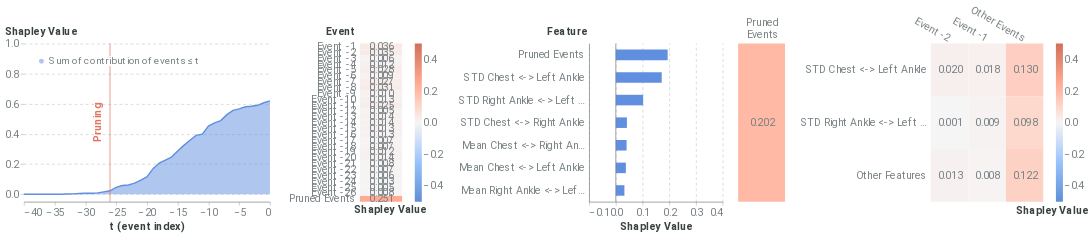

The notebook cell saved with this chart:
### Markdown cell above
### Local Report on positive instance

### Code cell
from timeshap.explainer import local_report
pruning_dict = {'tol': 0.025}
event_dict = {'rs': 42, 'nsamples': 32000}
feature_dict = {'rs': 42, 'nsamples': 32000, 'feature_names': model_features, 'plot_features': plot_feats}
cell_dict = {'rs': 42, 'nsamples': 32000, 'top_x_events': 2, 'top_x_feats': 2}
local_report(f, pos_x_data, pruning_dict, event_dict, feature_dict, cell_dict=cell_dict, entity_uuid=positive_sequence_id, entity_col='all_id', baseline=average_event)

### Figure 1 — Vega-Lite specification as saved in the notebook (floating-point values rounded to 4 significant figures)
{"config": {"axis": {"domain": true, "domainColor": "#798184", "grid": false, "gridColor": "#798184", "gridOpacity": 0.5, "gridDash": [3, 5], "gridWidth": 0.8, "gridCap": "round", "labelPadding": 3, "labelFont": "Roboto", "labelColor": "#798184", "tickSize": 5, "tickColor": "#798184", "tickOpacity": 0.5, "titleColor": "#384140", "titleFont": "Roboto", "titleFontSize": 12}, "axisBand": {"domain": true, "ticks": false, "labelPadding": 7}, "axisY": {"domain": false, "titleAlign": "left", "titleAngle": 0, "titleX": -20, "titleY": -10}, "legend": {"labelColor": "#798184", "labelFontSize": 12, "symbolSize": 40, "titleColor": "#384140", "titleFontSize": 12, "titlePadding": 10, "titleFont": "Roboto", "labelFont": "Roboto"}, "line": {"stroke": "#618FE0", "strokeWidth": 2}, "rule": {"stroke": "#798184"}, "path": {"stroke": "#618FE0", "strokeWidth": 0.5}, "rect": {"fill": "#618FE0"}, "point": {"filled": true, "shape": "circle"}, "shape": {"stroke": "#618FE0"}, "bar": {"fill": "#618FE0", "stroke": null}, "text": {"font": "Roboto", "color": "#384140", "fontSize": 12}, "arc": {"stroke": "#fff", "strokeWidth": 1}, "range": {"category": ["#618FE0", "#50D0B0", "#E17560", "#E8B474", "#D889C4", "#34A3BC", "#A583A4"], "ramp": ["#001854", "#002f72", "#04478e", "#1e5fab", "#4477c5", "#6290e1", "#7ea9fd", "#9ec7ff", "#bde4ff"], "heatmap": ["#001854", "#002f72", "#04478e", "#1e5fab", "#4477c5", "#6290e1", "#7ea9fd", "#9ec7ff", "#bde4ff"], "diverging": ["#003b26", "#006b52", "#1aa082", "#55d5b5", "#f5f5f5", "#ffaa92", "#d16f5b", "#9e392c", "#650200"]}, "title": {"anchor": "start", "fontSize": 20, "color": "#384140", "fontWeight": "bold", "offset": 20, "font": "Roboto", "subtitleColor": "#384140", "subtitleFontSize": 16}, "header": {"labelFontSize": 12, "titleFontSize": 16, "labelColor": "#384140", "titleColor": "#384140", "titleFont": "Roboto", "labelFont": "Roboto"}, "group": {"fill": "white"}, "background": "white", "view": {"stroke": "transparent", "continuousHeight": 300, "continuousWidth": 400}}, "hconcat": [{"layer": [{"mark": {"type": "area", "opacity": 0.5}, "encoding": {"color": {"type": "nominal", "field": "Coalition", "legend": {"fillColor": "white", "labelFontSize": 14, "labelLimit": 0, "orient": "top-left", "symbolSize": 50, "symbolStrokeWidth": 0, "title": null}, "scale": {"domain": ["Sum of contribution of events ≤ t"], "range": ["#618FE0"]}}, "x": {"type": "quantitative", "axis": {"labelFontSize": 15, "title": "t (event index)", "titleFontSize": 15}, "field": "t (event index)"}, "y": {"type": "quantitative", "axis": {"grid": true, "labelFontSize": 15, "titleFontSize": 15, "titleX": -28}, "field": "Shapley Value", "scale": {"domain": [-0.05, 1]}}}}, {"mark": "line", "encoding": {"color": {"type": "nominal", "field": "Coalition", "legend": {"fillColor": "white", "labelFontSize": 14, "labelLimit": 0, "orient": "top-left", "symbolSize": 50, "symbolStrokeWidth": 0, "title": null}, "scale": {"domain": ["Sum of contribution of events ≤ t"], "range": ["#618FE0"]}}, "x": {"type": "quantitative", "axis": {"labelFontSize": 15, "title": "t (event index)", "titleFontSize": 15}, "field": "t (event index)"}, "y": {"type": "quantitative", "axis": {"grid": true, "labelFontSize": 15, "titleFontSize": 15, "titleX": -28}, "field": "Shapley Value", "scale": {"domain": [-0.05, 1]}}}}, {"data": {"name": "data-1499224933b3632ccdccd3013b4fd59e"}, "mark": {"type": "rule", "color": "#E17560"}, "encoding": {"x": {"type": "quantitative", "field": "x"}}}, {"data": {"name": "data-07bf86fc7fee352c126063eb77ebd296"}, "mark": {"type": "text", "angle": 270, "color": "#E17560", "fontSize": 15, "fontWeight": "bold", "text": "Pruning"}, "encoding": {"x": {"type": "quantitative", "field": "x"}}}], "data": {"name": "data-d552b8da38dd394a311a5d37773f2cac"}, "height": 225, "width": 350}, {"layer": [{"mark": "rect", "encoding": {"color": {"type": "quantitative", "field": "rounded", "legend": {"gradientLength": 225, "gradientThickness": 10, "labelFontSize": 15, "orient": "right"}, "scale": {"domain": [-0.5, 0.5], "range": ["#5f8fd6", "#99c3fb", "#f5f5f5", "#ffaa92", "#d16f5b"]}, "title": null}, "x": {"type": "ordinal", "axis": {"title": "Shapley Value", "titleFontSize": 15}, "field": "column"}, "y": {"type": "ordinal", "axis": {"domain": false, "labelFontSize": 15, "title": "Event", "titleFontSize": 15, "titleX": -49}, "field": "Feature", "sort": ["Event -1", "Event -2", "Event -3", "Event -4", "Event -5", "Event -6", "Event -7", "Event -8", "Event -9", "Event -10", "Event -11", "Event -12", "Event -13", "Event -14", "Event -15", "Event -16", "Event -17", "Event -18", "Event -19", "Event -20", "Event -21", "Event -22", "Event -23", "Event -24", "Event -25", "Event -26", "Pruned Events"]}}}, {"mark": {"type": "text", "align": "right", "baseline": "middle", "color": "#798184", "dx": 18, "fontSize": 15}, "encoding": {"text": {"type": "nominal", "field": "rounded_str"}, "x": {"type": "ordinal", "axis": {"domain": false, "labels": false, "title": "Shapley Value", "titleX": 43}, "field": "column"}, "y": {"type": "ordinal", "axis": {"domain": false, "labelFontSize": 15, "title": "Event", "titleFontSize": 15, "titleX": -49}, "field": "Feature", "sort": ["Event -1", "Event -2", "Event -3", "Event -4", "Event -5", "Event -6", "Event -7", "Event -8", "Event -9", "Event -10", "Event -11", "Event -12", "Event -13", "Event -14", "Event -15", "Event -16", "Event -17", "Event -18", "Event -19", "Event -20", "Event -21", "Event -22", "Event -23", "Event -24", "Event -25", "Event -26", "Pruned Events"]}}}], "data": {"name": "data-95bbcfbd4808bf85eb2c5f1b6ee09cc2"}, "height": 225, "width": 60}, {"layer": [{"data": {"name": "data-a7fffab3d9c8e6d7e756a5e3c3816c48"}, "mark": {"type": "bar", "size": 15, "thickness": 1}, "encoding": {"x": {"type": "quantitative", "axis": {"grid": true, "labelFontSize": 15, "title": "Shapley Value", "titleFontSize": 15}, "field": "Shapley Value", "scale": {"domain": [-0.1, 0.4]}}, "y": {"type": "nominal", "axis": {"labelFontSize": 15, "title": "Feature", "titleFontSize": 15, "titleX": -61}, "field": "Feature", "sort": {"field": "sort_col", "order": "descending"}}}}, {"data": {"name": "data-9c00aa9dc2b1c1a0b4bf9b34ead12925"}, "mark": {"type": "rule", "color": "#798184"}, "encoding": {"x": {"type": "quantitative", "field": "x"}}}], "height": 225, "width": 190}, {"hconcat": [{"layer": [{"mark": "rect", "encoding": {"color": {"type": "quantitative", "field": "rounded", "legend": null, "scale": {"domain": [-0.5, 0.5], "range": ["#5f8fd6", "#99c3fb", "#f5f5f5", "#ffaa92", "#d16f5b"]}, "title": null}, "x": {"type": "nominal", "axis": {"titleFontSize": 15}, "field": "Event"}, "y": {"type": "nominal", "axis": {"domain": false, "labels": false, "title": null}, "field": "Feature"}}}, {"mark": {"type": "text", "align": "right", "baseline": "middle", "color": "#798184", "dx": 18, "fontSize": 15}, "encoding": {"text": {"type": "nominal", "field": "rounded_str"}, "x": {"type": "nominal", "axis": {"domain": false, "labelAngle": 0, "labelFontSize": 15, "labelOffset": 24, "labelPadding": 30, "orient": "top", "title": null}, "field": "Event"}, "y": {"type": "nominal", "axis": {"domain": false, "labels": false, "title": null}, "field": "Feature"}}}], "data": {"name": "data-59855353c74b715c5de4b342f42b3abd"}, "height": 225, "width": 66.67}, {"layer": [{"mark": "rect", "encoding": {"color": {"type": "quantitative", "field": "rounded", "legend": {"gradientLength": 225, "gradientThickness": 10, "labelFontSize": 15, "orient": "right"}, "scale": {"domain": [-0.5, 0.5], "range": ["#5f8fd6", "#99c3fb", "#f5f5f5", "#ffaa92", "#d16f5b"]}, "title": null}, "x": {"type": "nominal", "axis": {"titleFontSize": 15}, "field": "Event", "sort": ["Event -2", "Event -1"]}, "y": {"type": "nominal", "axis": {"domain": false, "labelFontSize": 15, "title": null}, "field": "Feature", "sort": ["STD Chest <-> Left Ankle", "STD Right Ankle <-> Left Ankle"]}}}, {"mark": {"type": "text", "align": "right", "baseline": "middle", "color": "#798184", "dx": 18, "fontSize": 15}, "encoding": {"text": {"type": "nominal", "field": "rounded_str"}, "x": {"type": "nominal", "axis": {"domain": false, "labelAngle": 30, "labelFontSize": 15, "orient": "top", "title": "Shapley Value", "titleX": 172, "titleY": 245}, "field": "Event", "sort": ["Event -2", "Event -1"]}, "y": {"type": "nominal", "axis": {"domain": false, "labelFontSize": 15, "title": null}, "field": "Feature", "sort": ["STD Chest <-> Left Ankle", "STD Right Ankle <-> Left Ankle"]}}}], "data": {"name": "data-a00e37a1e70b3b84f6e73b6141697660"}, "height": 225, "width": 160}], "resolve": {"scale": {"color": "independent"}}}], "resolve": {"scale": {"color": "independent"}}, "$schema": "https://vega.github.io/schema/vega-lite/v4.8.1.json", "datasets": {"data-d552b8da38dd394a311a5d37773f2cac": [{"Coalition": "Sum of contribution of events > t", "t (event index)": 0, "Shapley Value": 0.0}, {"Coalition": "Sum of contribution of events ≤ t", "t (event index)": 0, "Shapley Value": 0.6195}, {"Coalition": "Sum of contribution of events > t", "t (event index)": -1, "Shapley Value": 0.01247}, {"Coalition": "Sum of contribution of events ≤ t", "t (event index)": -1, "Shapley Value": 0.607}, {"Coalition": "Sum of contribution of events > t", "t (event index)": -2, "Shapley Value": 0.029}, {"Coalition": "Sum of contribution of events ≤ t", "t (event index)": -2, "Shapley Value": 0.5905}, {"Coalition": "Sum of contribution of events > t", "t (event index)": -3, "Shapley Value": 0.03531}, {"Coalition": "Sum of contribution of events ≤ t", "t (event index)": -3, "Shapley Value": 0.5842}, {"Coalition": "Sum of contribution of events > t", "t (event index)": -4, "Shapley Value": 0.03864}, {"Coalition": "Sum of contribution of events ≤ t", "t (event index)": -4, "Shapley Value": 0.5808}, {"Coalition": "Sum of contribution of events > t", "t (event index)": -5, "Shapley Value": 0.05298}, {"Coalition": "Sum of contribution of events ≤ t", "t (event index)": -5, "Shapley Value": 0.5665}, {"Coalition": "Sum of contribution of events > t", "t (event index)": -6, "Shapley Value": 0.06293}, {"Coalition": "Sum of contribution of events ≤ t", "t (event index)": -6, "Shapley Value": 0.5566}, {"Coalition": "Sum of contribution of events > t", "t (event index)": -7, "Shapley Value": 0.0912}, {"Coalition": "Sum of contribution of events ≤ t", "t (event index)": -7, "Shapley Value": 0.5283}, {"Coalition": "Sum of contribution of events > t", "t (event index)": -8, "Shapley Value": 0.1306}, {"Coalition": "Sum of contribution of events ≤ t", "t (event index)": -8, "Shapley Value": 0.4889}, {"Coalition": "Sum of contribution of events > t", "t (event index)": -9, "Shapley Value": 0.1461}, {"Coalition": "Sum of contribution of events ≤ t", "t (event index)": -9, "Shapley Value": 0.4734}, {"Coalition": "Sum of contribution of events > t", "t (event index)": -10, "Shapley Value": 0.1673}, {"Coalition": "Sum of contribution of events ≤ t", "t (event index)": -10, "Shapley Value": 0.4522}, {"Coalition": "Sum of contribution of events > t", "t (event index)": -11, "Shapley Value": 0.2204}, {"Coalition": "Sum of contribution of events ≤ t", "t (event index)": -11, "Shapley Value": 0.399}, {"Coalition": "Sum of contribution of events > t", "t (event index)": -12, "Shapley Value": 0.2291}, {"Coalition": "Sum of contribution of events ≤ t", "t (event index)": -12, "Shapley Value": 0.3904}, {"Coalition": "Sum of contribution of events > t", "t (event index)": -13, "Shapley Value": 0.261}, {"Coalition": "Sum of contribution of events ≤ t", "t (event index)": -13, "Shapley Value": 0.3584}, {"Coalition": "Sum of contribution of events > t", "t (event index)": -14, "Shapley Value": 0.295}, {"Coalition": "Sum of contribution of events ≤ t", "t (event index)": -14, "Shapley Value": 0.3244}, {"Coalition": "Sum of contribution of events > t", "t (event index)": -15, "Shapley Value": 0.3318}, {"Coalition": "Sum of contribution of events ≤ t", "t (event index)": -15, "Shapley Value": 0.2877}, {"Coalition": "Sum of contribution of events > t", "t (event index)": -16, "Shapley Value": 0.3728}, {"Coalition": "Sum of contribution of events ≤ t", "t (event index)": -16, "Shapley Value": 0.2467}, {"Coalition": "Sum of contribution of events > t", "t (event index)": -17, "Shapley Value": 0.3929}, {"Coalition": "Sum of contribution of events ≤ t", "t (event index)": -17, "Shapley Value": 0.2265}, {"Coalition": "Sum of contribution of events > t", "t (event index)": -18, "Shapley Value": 0.4128}, {"Coalition": "Sum of contribution of events ≤ t", "t (event index)": -18, "Shapley Value": 0.2067}, {"Coalition": "Sum of contribution of events > t", "t (event index)": -19, "Shapley Value": 0.4498}, {"Coalition": "Sum of contribution of events ≤ t", "t (event index)": -19, "Shapley Value": 0.1696}, {"Coalition": "Sum of contribution of events > t", "t (event index)": -20, "Shapley Value": 0.5041}, {"Coalition": "Sum of contribution of events ≤ t", "t (event index)": -20, "Shapley Value": 0.1153}, {"Coalition": "Sum of contribution of events > t", "t (event index)": -21, "Shapley Value": 0.5266}, {"Coalition": "Sum of contribution of events ≤ t", "t (event index)": -21, "Shapley Value": 0.0929}, {"Coalition": "Sum of contribution of events > t", "t (event index)": -22, "Shapley Value": 0.5454}, {"Coalition": "Sum of contribution of events ≤ t", "t (event index)": -22, "Shapley Value": 0.07405}, {"Coalition": "Sum of contribution of events > t", "t (event index)": -23, "Shapley Value": 0.5583}, {"Coalition": "Sum of contribution of events ≤ t", "t (event index)": -23, "Shapley Value": 0.06121}, {"Coalition": "Sum of contribution of events > t", "t (event index)": -24, "Shapley Value": 0.5613}, {"Coalition": "Sum of contribution of events ≤ t", "t (event index)": -24, "Shapley Value": 0.0582}, {"Coalition": "Sum of contribution of events > t", "t (event index)": -25, "Shapley Value": 0.5742}, {"Coalition": "Sum of contribution of events ≤ t", "t (event index)": -25, "Shapley Value": 0.04523}, {"Coalition": "Sum of contribution of events > t", "t (event index)": -26, "Shapley Value": 0.5967}, {"Coalition": "Sum of contribution of events ≤ t", "t (event index)": -26, "Shapley Value": 0.02275}, {"Coalition": "Sum of contribution of events > t", "t (event index)": -27, "Shapley Value": 0.6035}, {"Coalition": "Sum of contribution of events ≤ t", "t (event index)": -27, "Shapley Value": 0.016}, {"Coalition": "Sum of contribution of events > t", "t (event index)": -28, "Shapley Value": 0.6102}, {"Coalition": "Sum of contribution of events ≤ t", "t (event index)": -28, "Shapley Value": 0.009282}, {"Coalition": "Sum of contribution of events > t", "t (event index)": -29, "Shapley Value": 0.613}, {"Coalition": "Sum of contribution of events ≤ t", "t (event index)": -29, "Shapley Value": 0.006431}, {"Coalition": "Sum of contribution of events > t", "t (event index)": -30, "Shapley Value": 0.6132}, {"Coalition": "Sum of contribution of events ≤ t", "t (event index)": -30, "Shapley Value": 0.006322}, {"Coalition": "Sum of contribution of events > t", "t (event index)": -31, "Shapley Value": 0.615}, {"Coalition": "Sum of contribution of events ≤ t", "t (event index)": -31, "Shapley Value": 0.004479}, {"Coalition": "Sum of contribution of events > t", "t (event index)": -32, "Shapley Value": 0.6171}, {"Coalition": "Sum of contribution of events ≤ t", "t (event index)": -32, "Shapley Value": 0.002365}, {"Coalition": "Sum of contribution of events > t", "t (event index)": -33, "Shapley Value": 0.6184}, {"Coalition": "Sum of contribution of events ≤ t", "t (event index)": -33, "Shapley Value": 0.001096}, {"Coalition": "Sum of contribution of events > t", "t (event index)": -34, "Shapley Value": 0.6195}, {"Coalition": "Sum of contribution of events ≤ t", "t (event index)": -34, "Shapley Value": 0.0}, {"Coalition": "Sum of contribution of events > t", "t (event index)": -35, "Shapley Value": 0.6195}, {"Coalition": "Sum of contribution of events ≤ t", "t (event index)": -35, "Shapley Value": 0.0}, {"Coalition": "Sum of contribution of events > t", "t (event index)": -36, "Shapley Value": 0.6195}, {"Coalition": "Sum of contribution of events ≤ t", "t (event index)": -36, "Shapley Value": 0.0}, {"Coalition": "Sum of contribution of events > t", "t (event index)": -37, "Shapley Value": 0.6195}, {"Coalition": "Sum of contribution of events ≤ t", "t (event index)": -37, "Shapley Value": 0.0}, {"Coalition": "Sum of contribution of events > t", "t (event index)": -38, "Shapley Value": 0.6195}, {"Coalition": "Sum of contribution of events ≤ t", "t (event index)": -38, "Shapley Value": 0.0}, {"Coalition": "Sum of contribution of events > t", "t (event index)": -39, "Shapley Value": 0.6195}, {"Coalition": "Sum of contribution of events ≤ t", "t (event index)": -39, "Shapley Value": 0.0}, {"Coalition": "Sum of contribution of events > t", "t (event index)": -40, "Shapley Value": 0.6195}, {"Coalition": "Sum of contribution of events ≤ t", "t (event index)": -40, "Shapley Value": 0.0}], "data-1499224933b3632ccdccd3013b4fd59e": [{"x": -26}], "data-07bf86fc7fee352c126063eb77ebd296": [{"x": -28}], "data-95bbcfbd4808bf85eb2c5f1b6ee09cc2": [{"Shapley Value": 0.03597, "Feature": "Event -1", "row": 1, "column": 1, "rounded": 0.036, "rounded_str": "0.036"}, {"Shapley Value": 0.0354, "Feature": "Event -2", "row": 2, "column": 1, "rounded": 0.035, "rounded_str": "0.035"}, {"Shapley Value": 0.005984, "Feature": "Event -3", "row": 3, "column": 1, "rounded": 0.006, "rounded_str": "0.006"}, {"Shapley Value": 0.01158, "Feature": "Event -4", "row": 4, "column": 1, "rounded": 0.012, "rounded_str": "0.012"}, {"Shapley Value": 0.02757, "Feature": "Event -5", "row": 5, "column": 1, "rounded": 0.028, "rounded_str": "0.028"}, {"Shapley Value": 0.009164, "Feature": "Event -6", "row": 6, "column": 1, "rounded": 0.009, "rounded_str": "0.009"}, {"Shapley Value": 0.02697, "Feature": "Event -7", "row": 7, "column": 1, "rounded": 0.027, "rounded_str": "0.027"}, {"Shapley Value": 0.0305, "Feature": "Event -8", "row": 8, "column": 1, "rounded": 0.031, "rounded_str": "0.031"}, {"Shapley Value": 0.009972, "Feature": "Event -9", "row": 9, "column": 1, "rounded": 0.01, "rounded_str": "0.010"}, {"Shapley Value": 0.01325, "Feature": "Event -10", "row": 10, "column": 1, "rounded": 0.013, "rounded_str": "0.013"}, {"Shapley Value": 0.02483, "Feature": "Event -11", "row": 11, "column": 1, "rounded": 0.025, "rounded_str": "0.025"}, {"Shapley Value": 0.005249, "Feature": "Event -12", "row": 12, "column": 1, "rounded": 0.005, "rounded_str": "0.005"}, {"Shapley Value": 0.01416, "Feature": "Event -13", "row": 13, "column": 1, "rounded": 0.014, "rounded_str": "0.014"}, {"Shapley Value": 0.01406, "Feature": "Event -14", "row": 14, "column": 1, "rounded": 0.014, "rounded_str": "0.014"}, {"Shapley Value": 0.0126, "Feature": "Event -15", "row": 15, "column": 1, "rounded": 0.013, "rounded_str": "0.013"}, {"Shapley Value": 0.0134, "Feature": "Event -16", "row": 16, "column": 1, "rounded": 0.013, "rounded_str": "0.013"}, {"Shapley Value": 0.007364, "Feature": "Event -17", "row": 17, "column": 1, "rounded": 0.007, "rounded_str": "0.007"}, {"Shapley Value": 0.006783, "Feature": "Event -18", "row": 18, "column": 1, "rounded": 0.007, "rounded_str": "0.007"}, {"Shapley Value": 0.01186, "Feature": "Event -19", "row": 19, "column": 1, "rounded": 0.012, "rounded_str": "0.012"}, {"Shapley Value": 0.01363, "Feature": "Event -20", "row": 20, "column": 1, "rounded": 0.014, "rounded_str": "0.014"}, {"Shapley Value": 0.008274, "Feature": "Event -21", "row": 21, "column": 1, "rounded": 0.008, "rounded_str": "0.008"}, {"Shapley Value": 0.007345, "Feature": "Event -22", "row": 22, "column": 1, "rounded": 0.007, "rounded_str": "0.007"}, {"Shapley Value": 0.006424, "Feature": "Event -23", "row": 23, "column": 1, "rounded": 0.006, "rounded_str": "0.006"}, {"Shapley Value": 0.002875, "Feature": "Event -24", "row": 24, "column": 1, "rounded": 0.003, "rounded_str": "0.003"}, {"Shapley Value": 0.005171, "Feature": "Event -25", "row": 25, "column": 1, "rounded": 0.005, "rounded_str": "0.005"}, {"Shapley Value": 0.008257, "Feature": "Event -26", "row": 26, "column": 1, "rounded": 0.008, "rounded_str": "0.008"}, {"Shapley Value": 0.2508, "Feature": "Pruned Events", "row": 27, "column": 1, "rounded": 0.251, "rounded_str": "0.251"}], "data-a7fffab3d9c8e6d7e756a5e3c3816c48": [{"Random seed": 42, "NSamples": 32000, "Feature": "Mean Chest <-> Right Ankle", "Shapley Value": 0.04031, "sort_col": 0.04031}, {"Random seed": 42, "NSamples": 32000, "Feature": "STD Chest <-> Right Ankle", "Shapley Value": 0.04149, "sort_col": 0.04149}, {"Random seed": 42, "NSamples": 32000, "Feature": "Mean Chest <-> Left Ankle", "Shapley Value": 0.03753, "sort_col": 0.03753}, {"Random seed": 42, "NSamples": 32000, "Feature": "STD Chest <-> Left Ankle", "Shapley Value": 0.1718, "sort_col": 0.1718}, {"Random seed": 42, "NSamples": 32000, "Feature": "Mean Right Ankle <-> Left Ankle", "Shapley Value": 0.03211, "sort_col": 0.03211}, {"Random seed": 42, "NSamples": 32000, "Feature": "STD Right Ankle <-> Left Ankle", "Shapley Value": 0.1022, "sort_col": 0.1022}, {"Random seed": 42, "NSamples": 32000, "Feature": "Pruned Events", "Shapley Value": 0.194, "sort_col": 0.194}], "data-9c00aa9dc2b1c1a0b4bf9b34ead12925": [{"x": 0}], "data-59855353c74b715c5de4b342f42b3abd": [{"Event": ["Pruned", "Events"], "Feature": "Other features", "rounded": 0.202, "rounded_str": "0.202"}], "data-a00e37a1e70b3b84f6e73b6141697660": [{"Event": "Other Events", "Feature": "STD Chest <-> Left Ankle", "Shapley Value": 0.1301, "rounded": 0.13, "rounded_str": "0.130"}, {"Event": "Other Events", "Feature": "Other Features", "Shapley Value": 0.1215, "rounded": 0.122, "rounded_str": "0.122"}, {"Event": "Other Events", "Feature": "STD Right Ankle <-> Left Ankle", "Shapley Value": 0.09777, "rounded": 0.098, "rounded_str": "0.098"}, {"Event": "Event -2", "Feature": "STD Chest <-> Left Ankle", "Shapley Value": 0.01976, "rounded": 0.02, "rounded_str": "0.020"}, {"Event": "Event -1", "Feature": "STD Chest <-> Left Ankle", "Shapley Value": 0.01791, "rounded": 0.018, "rounded_str": "0.018"}, {"Event": "Event -2", "Feature": "Other Features", "Shapley Value": 0.01255, "rounded": 0.013, "rounded_str": "0.013"}, {"Event": "Event -1", "Feature": "STD Right Ankle <-> Left Ankle", "Shapley Value": 0.009018, "rounded": 0.009, "rounded_str": "0.009"}, {"Event": "Event -1", "Feature": "Other Features", "Shapley Value": 0.007684, "rounded": 0.008, "rounded_str": "0.008"}, {"Event": "Event -2", "Feature": "STD Right Ankle <-> Left Ankle", "Shapley Value": 0.0008324, "rounded": 0.001, "rounded_str": "0.001"}]}}
